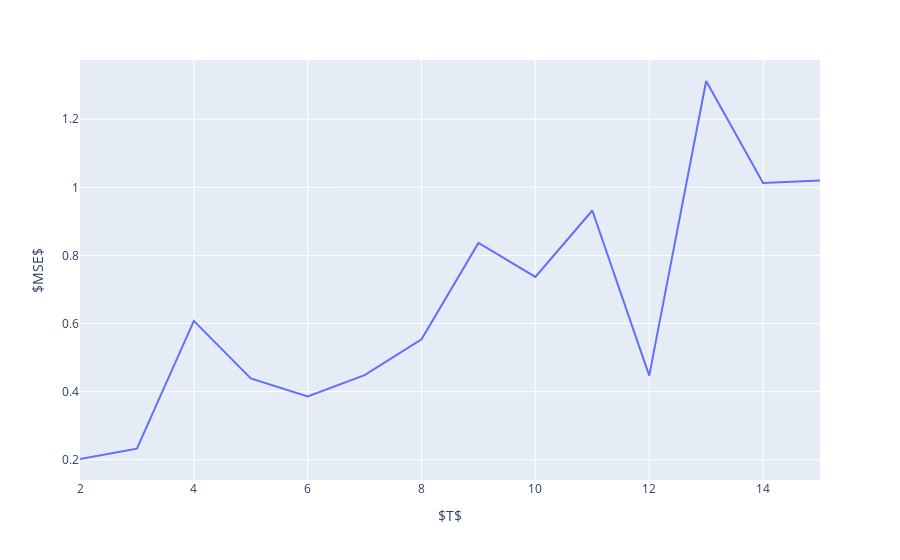

Source (notebook cell):
### Code cell
fig = px.line(
    day_2,
    x='T',
    y='mse',
    labels={
        'T':'$T$',
        'mse':'$MSE$'
    }
)
fig.show()

### Figure 1 — Plotly figure (JSON) as saved in the notebook; plotly's stock layout.template omitted (floating-point values rounded to 4 significant figures)
{"data": [{"hovertemplate": "$T$=%{x}<br>$MSE$=%{y}<extra></extra>", "legendgroup": "", "line": {"color": "#636efa", "dash": "solid"}, "mode": "lines", "name": "", "showlegend": false, "type": "scatter", "x": [2, 3, 4, 5, 6, 7, 8, 9, 10, 11, 12, 13, 14, 15], "xaxis": "x", "y": [0.202, 0.2326, 0.6077, 0.4387, 0.3854, 0.4484, 0.5536, 0.8368, 0.737, 0.9318, 0.4471, 1.312, 1.013, 1.02], "yaxis": "y"}], "layout": {"autosize": true, "legend": {"tracegroupgap": 0}, "margin": {"t": 60}, "xaxis": {"anchor": "y", "autorange": true, "domain": [0, 1], "range": [2, 15], "title": {"text": "$T$"}, "type": "linear"}, "yaxis": {"anchor": "x", "autorange": true, "domain": [0, 1], "range": [0.1404, 1.374], "title": {"text": "$MSE$"}, "type": "linear"}}}
